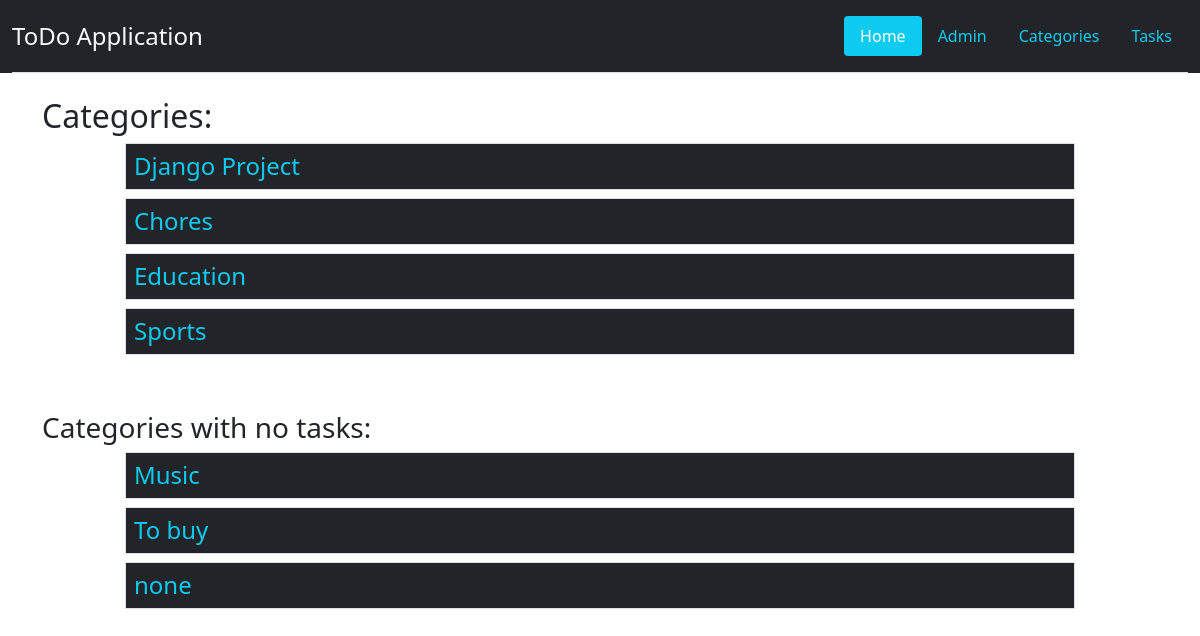
/categories/, run on an earlier commit of the app's database.
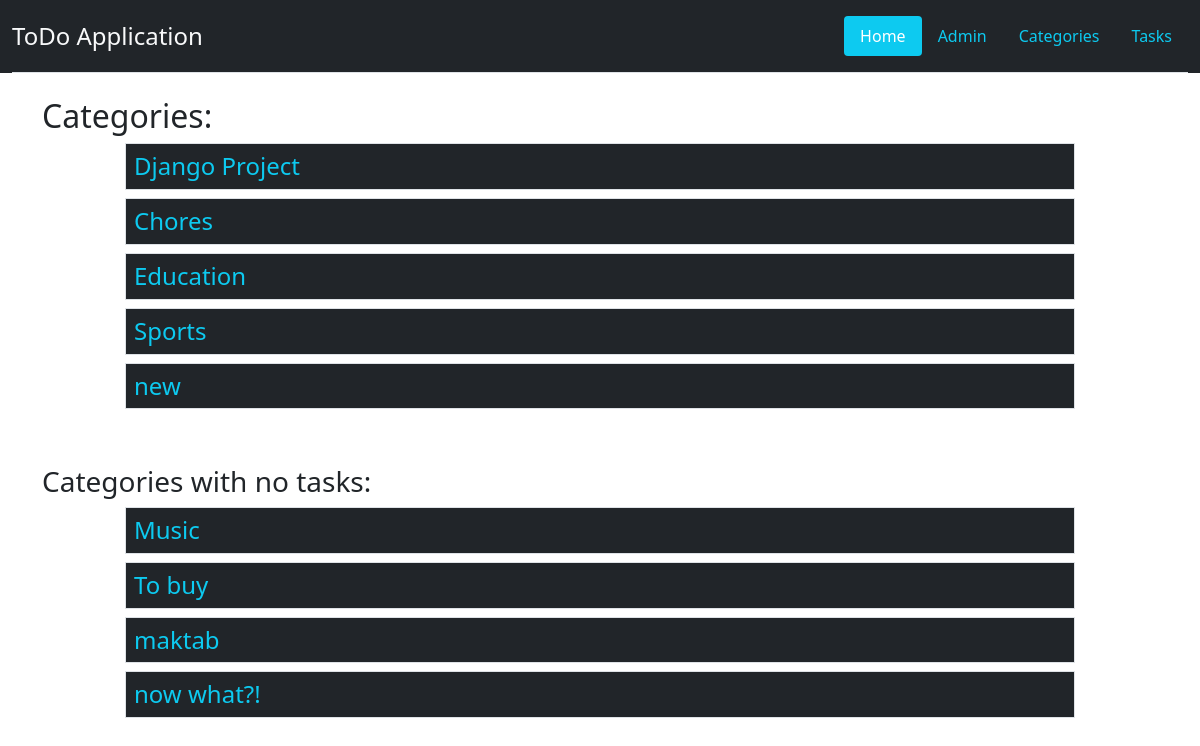
And on a later commit of the database.
### todo/models.py (models this page shows, shortened)
class Category(models.Model):
    name = models.CharField(max_length=30)

### todo/views.py (the view)
# urls.py: path('categories/', CategoryListView.as_view(), name='category_list'),
class CategoryListView(ListView):
    model = Category
    not_used = Task.objects.no_task()
    template_name = 'todo/category_list.html'
    def get_context_data(self, **kwargs):
        context = super().get_context_data(**kwargs)
        context['all'] = self.model.objects.all()
        context['not_used'] = self.not_used
        return context

### templates/todo/category_list.html (shortened to what this page needs)
{% extends 'base.html' %}
{% block content %}
    <h2 class="">Categories:</h2>
    {% for category in all %}
        {% if category not in not_used %}
            <div class="row justify-content-around">
                <h4 class="col-10 p-2 border bg-dark">
                    <a class="text-decoration-none text-info" href="{% url 'category_detail' category.pk %}">
                        {{ category.name }}
                    </a>
                </h4>
            </div>
        {% endif %}
    {% endfor %}
<br><br>
    <h3 class="">Categories with no tasks:</h3>
    {% for category in not_used %}
            <div class="row justify-content-around">
                <h4 class="col-10 p-2 border bg-dark">
                    <a class="text-decoration-none text-info" href="{% url 'category_detail' category.pk %}">
                        {{ category.name }}
                    </a>
                </h4>
            </div>
    {% endfor %}
{% endblock content %}

What changed in the data, as far as the page shows it:
removed Category: name "none", shown under "Categories with no tasks:"
added Category: name "new", shown under "Categories:"
added Category: name "maktab", shown under "Categories with no tasks:"
added Category: name "now what?!", shown under "Categories with no tasks:"
